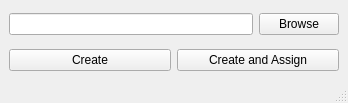
<?xml version="1.0" encoding="UTF-8"?>
<ui version="4.0">
 <class>QuickMaterialSetup</class>
 <widget class="QMainWindow" name="QuickMaterialSetup">
  <property name="geometry">
   <rect>
    <x>0</x>
    <y>0</y>
    <width>348</width>
    <height>103</height>
   </rect>
  </property>
  <property name="windowTitle">
   <string>Quick Material Setup</string>
  </property>
  <widget class="QWidget" name="main_widget">
   <layout class="QVBoxLayout" name="verticalLayout">
    <property name="topMargin">
     <number>5</number>
    </property>
    <property name="bottomMargin">
     <number>1</number>
    </property>
    <item>
     <layout class="QHBoxLayout" name="browse_layout">
      <item>
       <widget class="QLineEdit" name="browse_input"/>
      </item>
      <item>
       <widget class="QPushButton" name="browse_btn">
        <property name="text">
         <string>Browse</string>
        </property>
       </widget>
      </item>
     </layout>
    </item>
    <item>
     <layout class="QHBoxLayout" name="confirm_layout">
      <item>
       <widget class="QPushButton" name="confirm_create_btn">
        <property name="text">
         <string>Create</string>
        </property>
       </widget>
      </item>
      <item>
       <widget class="QPushButton" name="confirm_assign_btn">
        <property name="text">
         <string>Create and Assign</string>
        </property>
       </widget>
      </item>
     </layout>
    </item>
   </layout>
  </widget>
  <widget class="QMenuBar" name="menubar">
   <property name="geometry">
    <rect>
     <x>0</x>
     <y>0</y>
     <width>348</width>
     <height>21</height>
    </rect>
   </property>
  </widget>
  <widget class="QStatusBar" name="statusbar"/>
 </widget>
 <resources/>
 <connections/>
</ui>
